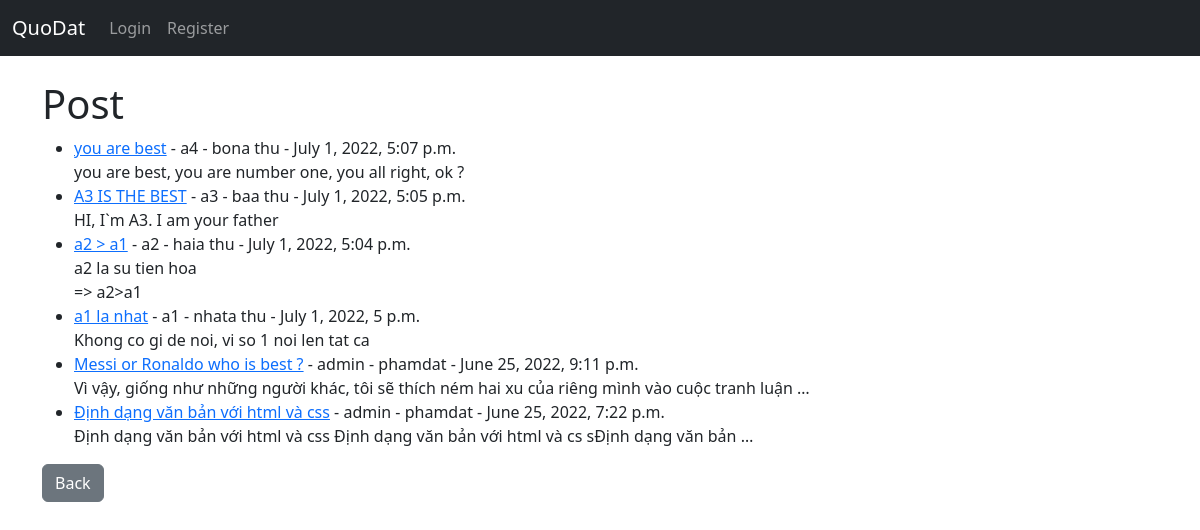
The app's page /apphome/mangxahoi/ with its own data.
### mangxahoi/models.py (models this page shows, shortened)
class Post(models.Model):
    title = models.CharField(max_length=255)
    author = models.ForeignKey(User, on_delete=models.CASCADE)
    body = models.TextField()
    post_date = models.DateTimeField(auto_now_add=True)
    likes = models.ManyToManyField(User, related_name='blog_posts')

### mangxahoi/views.py (the view)
# urls.py: path('', MangxahoiView.as_view(), name='mangxahoi'),
class MangxahoiView(ListView):
    model = Post
    template_name = 'mangxahoi/mangxahoi.html'
    ordering = ['-post_date']

### mangxahoi/templates/mangxahoi/mangxahoi.html (shortened to what this page needs)
{% extends "mangxahoi/base.html" %}
{% block content %}
<h1>Post</h1>
<ul>
{% for post in object_list %}
    <li>
        <a href="{% url 'mangxahoi:chitiet' post.pk %}">{{ post.title|truncatewords:10 }}</a> -
        {{ post.author }} -
        {{ post.author.last_name }}{{ post.author.first_name }} -
        {{ post.post_date }}
        <br>
        {{ post.body|truncatewords:20|safe }}
    </li>
{% endfor %}
</ul>
<a href="../" class="btn btn-secondary">Back</a>
{% endblock %}

### records on screen
Post: title "you are best", author "a4", author.last_name "bon", author.first_name "a thu", post_date "July 1, 2022, 5:07 p.m.", body "you are best, you are number one, you all right, ok ?"
Post: title "A3 IS THE BEST", author "a3", author.last_name "ba", author.first_name "a thu", post_date "July 1, 2022, 5:05 p.m.", body "HI, I`m A3. I am your father"
Post: title "a2 > a1", author "a2", author.last_name "hai", author.first_name "a thu", post_date "July 1, 2022, 5:04 p.m.", body "a2 la su tien hoa => a2>a1"
Post: title "a1 la nhat", author "a1", author.last_name "nhat", author.first_name "a thu", post_date "July 1, 2022, 5 p.m.", body "Khong co gi de noi, vi so 1 noi len tat ca"
Post: title "Messi or Ronaldo who is best ?", author "admin", author.last_name "pham", author.first_name "dat", post_date "June 25, 2022, 9:11 p.m.", body "Vì vậy, giống như những người khác, tôi sẽ thích ném hai xu của riêng mình vào cuộc tranh luận …"
Post: title "Định dạng văn bản với html và css", author "admin", author.last_name "pham", author.first_name "dat", post_date "June 25, 2022, 7:22 p.m.", body "Định dạng văn bản với html và css Định dạng văn bản với html và cs sĐịnh dạng văn bản …"
